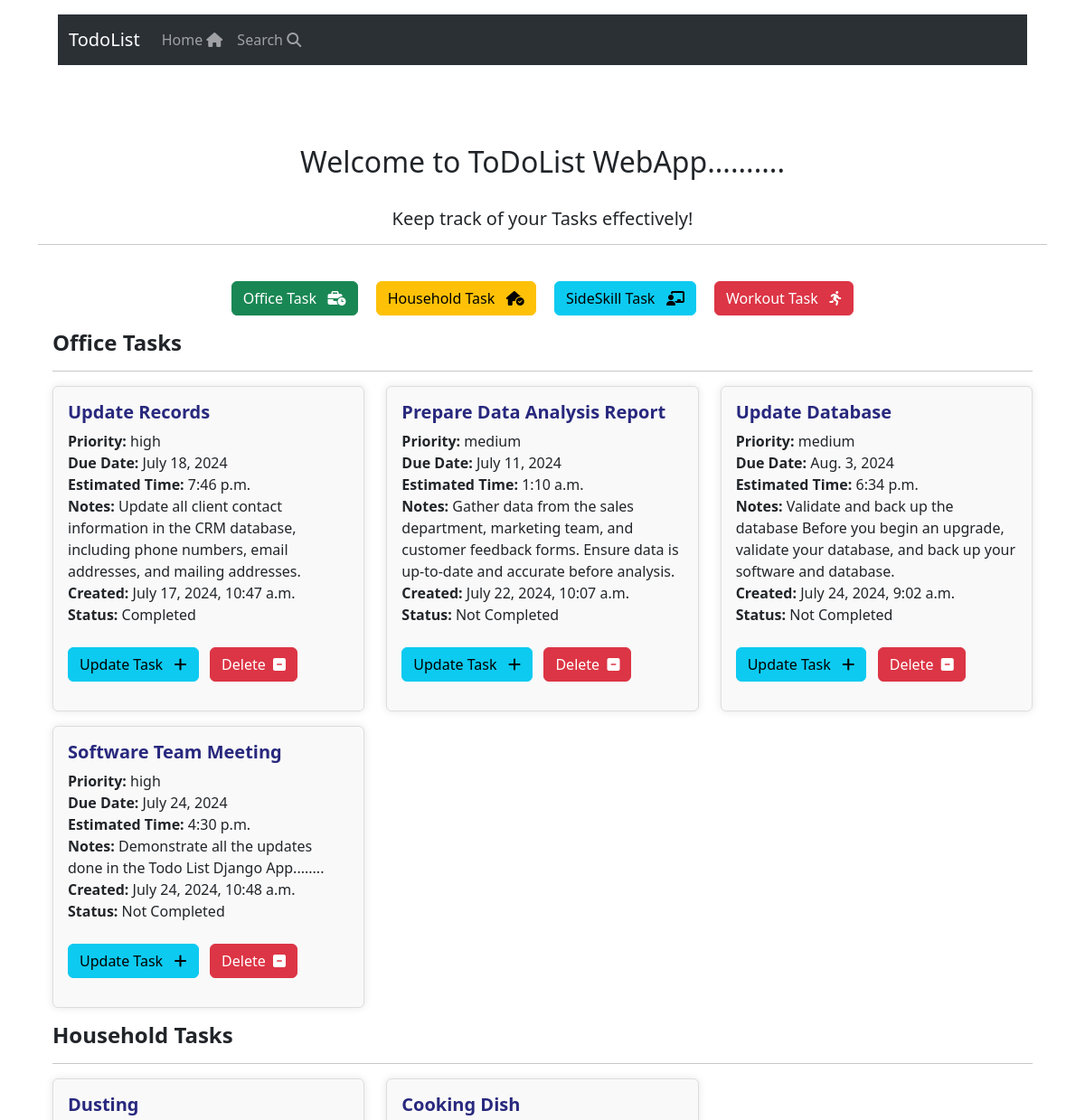
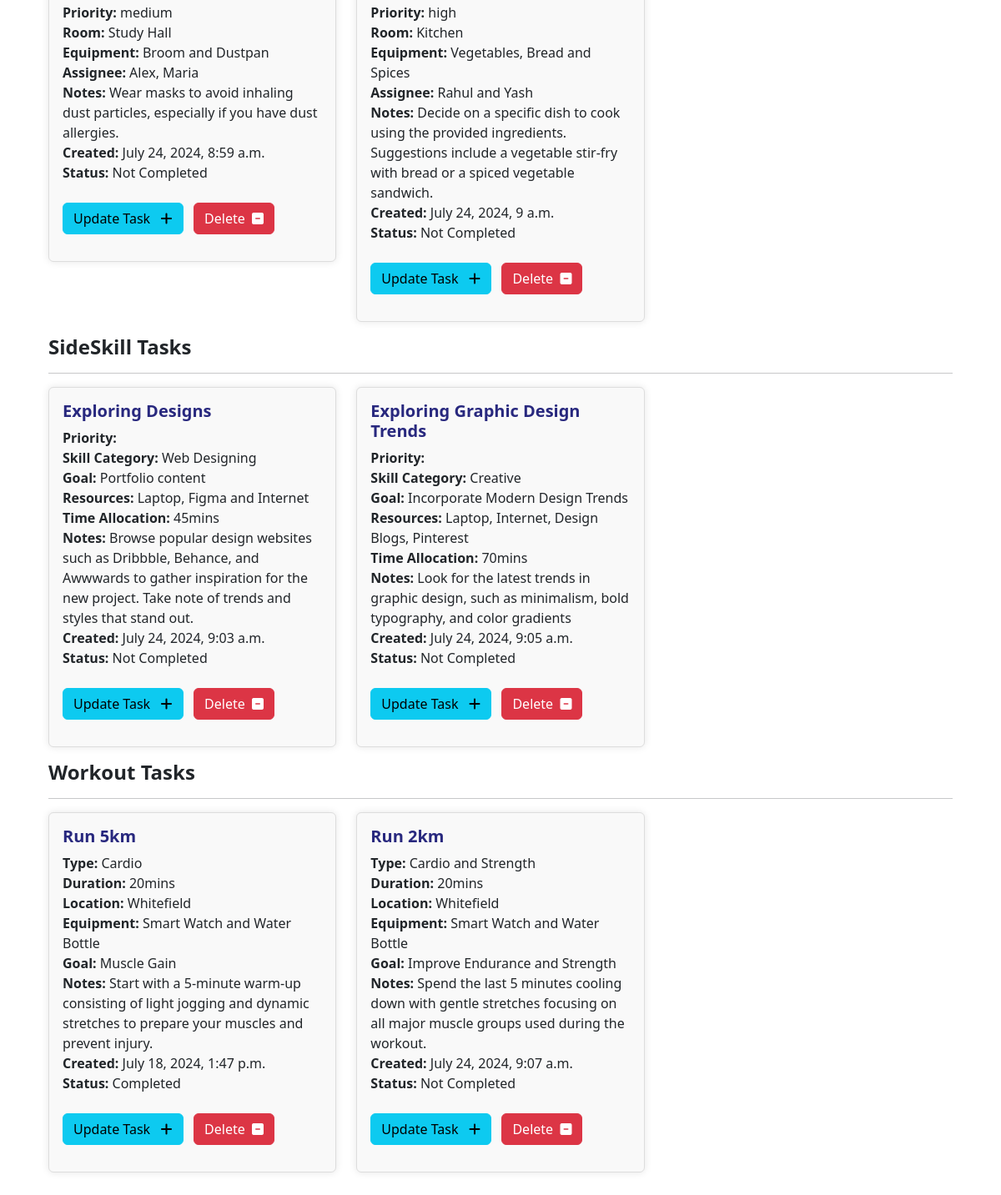
The page / on the database its author committed (2 pictures, top to bottom).
### tasks/models.py (models this page shows, shortened)
class OfficeTask(models.Model):
    taskname = models.CharField(max_length=200)
    priority= models.CharField(max_length=10)
    duedate= models.DateField()
    estimatedtime= models.TimeField()
    notes= models.CharField(max_length=800)
    completed= models.BooleanField(default=False)
    created= models.DateTimeField(auto_now_add=True)

class HouseholdTask(models.Model):
    taskname = models.CharField(max_length=200)
    priority= models.CharField(max_length=50)
    room= models.CharField(max_length=80)
    equipment= models.CharField(max_length=550)
    assignee= models.CharField(max_length=300)
    notes= models.CharField(max_length=800)
    completed= models.BooleanField(default=False)
    created= models.DateTimeField(auto_now_add=True)

class SideskillsTask(models.Model):
    taskname = models.CharField(max_length=200)
    skillcategory= models.CharField(max_length=100)
    goal= models.CharField(max_length=100)
    resources= models.CharField(max_length=500)
    timeallocation= models.CharField(max_length=200)
    notes= models.CharField(max_length=800)
    completed= models.BooleanField(default=False)
    created= models.DateTimeField(auto_now_add=True)

class WorkoutTask(models.Model):
    taskname = models.CharField(max_length=200)
    type= models.CharField(max_length=80)
    duration= models.CharField(max_length=90)
    location= models.CharField(max_length=200)
    equipment= models.CharField(max_length=550)
    goal= models.CharField(max_length=100)
    notes= models.CharField(max_length=800)
    completed= models.BooleanField(default=False)
    created= models.DateTimeField(auto_now_add=True)

### tasks/views.py (the view)
# urls.py: path('', views.index, name="index"),
def index(request):
    office_tasks= OfficeTask.objects.all()
    workout_tasks= WorkoutTask.objects.all()
    sideskills_tasks= SideskillsTask.objects.all()
    household_tasks=HouseholdTask.objects.all()
    context = {
        'office_tasks': office_tasks,
        'workout_tasks': workout_tasks,
        'sideskills_tasks': sideskills_tasks,
        'household_tasks': household_tasks,
        'task_type_office': 'office',
        'task_type_workout': 'workout',
        'task_type_sideskills': 'sideskills',
        'task_type_household': 'household',
    }
    return render(request, "index.html", context)

### tasks/templates/index.html (shortened to what this page needs)
{% extends 'base.html' %}
{% block content %}
    <body>
        <br>
        <br>
        <div class="text-center">
            <h2> Welcome to ToDoList WebApp.......... </h2>
            <br>
            <h5> Keep track of your Tasks effectively! </h5>
            <hr>
            <br>
            <a class="btn btn-success mx-2" type="button" href="{% url 'create-task' %}?type=office">  Office Task &nbsp; <i class="fa-solid fa-business-time"></i> </a>
            <a class="btn btn-warning mx-2" type="button" href="{% url 'create-task' %}?type=household"> Household Task &nbsp; <i class="fa-solid fa-house-circle-check"></i> </a>
            <a class="btn btn-info mx-2" type="button" href="{% url 'create-task' %}?type=sideskills"> SideSkill Task &nbsp; <i class="fa-solid fa-chalkboard-user"></i> </a>
            <a class="btn btn-danger mx-2" type="button" href="{% url 'create-task' %}?type=workout"> Workout Task &nbsp; <i class="fa-solid fa-person-running"></i> </a>
        </div>
        <div class="container p-3">
                {% if office_tasks %}
                <h4><strong> Office Tasks </strong> </h4>
                <hr>
                <div class="row">
                    {% for task in office_tasks %}
                        <div class="col-md-4 mb-3">
                            <div class="card">
                                <div class="card-body">
                                    <h5 class="card-title">{{ task.taskname }}</h5>
                                    <p class="card-text">
                                        <b>Priority:</b> {{ task.priority }}<br>
                                        <b>Due Date:</b> {{ task.duedate }}<br>
                                        <b>Estimated Time:</b> {{ task.estimatedtime }}<br>
                                        <b>Notes:</b> {{ task.notes }}<br>
                                        <b>Created:</b> {{ task.created }}<br>
                                        <b>Status:</b> {% if task.completed %} Completed {% else %} Not Completed {% endif %}<br><br>
                                        <a href="{% url 'update-task' task.id task_type_office %}" class="btn btn-info"> Update Task &nbsp; <i class="fa fa-plus" aria-hidden="true"></i> </a>
                                            <button class="open-button btn btn-danger">Delete &nbsp;<i class="fa fa-minus-square" aria-hidden="true"></i></button>
                                    </p>
                                </div>
                            </div>
                        </div>
                    {% endfor %}
                </div>
            {% endif %}
                {% if household_tasks %}
                <h4><strong> Household Tasks </strong> </h4>
                <hr>
                <div class="row">
                    {% for task in household_tasks %}
                        <div class="col-md-4 mb-3">
                            <div class="card">
                                <div class="card-body">
                                    <h5 class="card-title">{{ task.taskname }}</h5>
                                    <p class="card-text">
                                        <b>Priority:</b> {{ task.priority }}<br>
                                        <b>Room:</b> {{ task.room }}<br>
                                        <b>Equipment:</b> {{ task.equipment }}<br>
                                        <b>Assignee:</b> {{ task.assignee }}<br>
                                        <b>Notes:</b> {{ task.notes }}<br>
                                        <b>Created:</b> {{ task.created }}<br>
                                        <b>Status:</b> {% if task.completed %} Completed {% else %} Not Completed {% endif %}<br><br>
                                        <a href="{% url 'update-task' task.id task_type_household %}" class="btn btn-info"> Update Task &nbsp; <i class="fa fa-plus" aria-hidden="true"></i> </a>
                                        <button class="open-button btn btn-danger">Delete &nbsp;<i class="fa fa-minus-square" aria-hidden="true"></i></button>
                                    </p>
                                </div>
                            </div>
                        </div>
                    {% endfor %}
                </div>
            {% endif %}
            {% if sideskills_tasks %}
            <h4><strong> SideSkill Tasks </strong> </h4>
            <hr>
                <div class="row">
                    {% for task in sideskills_tasks %}
                        <div class="col-md-4 mb-3">
                            <div class="card">
                                <div class="card-body">
                                    <h5 class="card-title">{{ task.taskname }}</h5>
                                    <p class="card-text">
                                        <b>Priority:</b> {{ task.priority }}<br>
                                        <b>Skill Category:</b> {{ task.skillcategory }}<br>
                                        <b>Goal:</b> {{ task.goal }}<br>
                                        <b>Resources:</b> {{ task.resources }}<br>
                                        <b>Time Allocation:</b> {{ task.timeallocation }}<br>
                                        <b>Notes:</b> {{ task.notes }}<br>
                                        <b>Created:</b> {{ task.created }}<br>
                                        <b>Status:</b> {% if task.completed %} Completed {% else %} Not Completed {% endif %}<br><br>
                                        <a href="{% url 'update-task' task.id task_type_sideskills %}" class="btn btn-info"> Update Task &nbsp; <i class="fa fa-plus" aria-hidden="true"></i> </a>
                                        <button class="open-button btn btn-danger">Delete &nbsp;<i class="fa fa-minus-square" aria-hidden="true"></i></button>
                                    </p>
                                </div>
                            </div>
                        </div>
                    {% endfor %}
                </div>
            {% endif %}
                {% if workout_tasks %}
                <h4><strong> Workout Tasks </strong> </h4>
                <hr>
                <div class="row">
                    {% for task in workout_tasks %}
                        <div class="col-md-4 mb-3">
                            <div class="card">
                                <div class="card-body">
                                    <h5 class="card-title">{{ task.taskname }}</h5>
                                    <p class="card-text">
                                        <b>Type:</b> {{ task.type }}<br>
                                        <b>Duration:</b> {{ task.duration }}<br>
                                        <b>Location:</b> {{ task.location }}<br>
                                        <b>Equipment:</b> {{ task.equipment }}<br>
                                        <b>Goal:</b> {{ task.goal }}<br>
                                        <b>Notes:</b> {{ task.notes }}<br>
                                        <b>Created:</b> {{ task.created }}<br>
                                        <b>Status:</b> {% if task.completed %} Completed {% else %} Not Completed {% endif %}<br><br>
                                        <a href="{% url 'update-task' task.id task_type_workout %}" class="btn btn-info"> Update Task &nbsp; <i class="fa fa-plus" aria-hidden="true"></i> </a>
                                        <button class="open-button btn btn-danger">Delete &nbsp;<i class="fa fa-minus-square" aria-hidden="true"></i></button>
                                    </p>
                                </div>
                            </div>
                        </div>
                    {% endfor %}
                </div>
            {% endif %}
        </div>
    </body>
{% endblock %}

### tasks/templates/base.html (shortened to what this page needs)
{% load static %}
<!DOCTYPE html>
<html>
<head>
    <link href="https://cdn.jsdelivr.net/npm/bootstrap@5.3.3/dist/css/bootstrap.min.css" rel="stylesheet">
    <link rel="stylesheet" type="text/css" href="{% static 'css/style.css' %}">
    <link rel="stylesheet" href="https://cdnjs.cloudflare.com/ajax/libs/font-awesome/6.1.1/css/all.min.css">
</head>
<body>
    {% include 'nav.html' %}
    <div class="container">
        <br>
       {% block content %}
       {% endblock %}
    </div>
    </body>
</html>

### tasks/templates/nav.html (shortened to what this page needs)
<div class="conatiner mx-5 p-3">
<nav class="navbar bg-dark navbar-expand-lg bg-body-tertiary sticky-top" data-bs-theme="dark">
    <div class="container-fluid">
      <a class="navbar-brand" href="{% url 'index' %}">TodoList</a>
      <div class="collapse navbar-collapse" id="navbarNavAltMarkup">
        <div class="navbar-nav">
          <a class="nav-link" aria-current="page" href="{% url 'index' %}"> Home <i class="fa fa-home" aria-hidden="true"></i></a>
          <a class="nav-link"  href="{% url 'search-task' %}"> Search <i class="fa-solid fa-magnifying-glass"></i></a>
        </div>
      </div>
    </div>
  </nav>
</div>

### static/css/style.css (style rules this page uses)
.card { border: 1px solid #ddd; box-shadow: 0 0 10px rgba(0, 0, 0, 0.1); background-color: #f9f9f9; }
.card-title { color: rgb(40, 40, 126); font-size: 20px; font-weight: bolder; }

### rows shown on the page
OfficeTask: taskname "Update Records", priority "high", duedate "July 18, 2024", estimatedtime "7:46 p.m.", notes "Update all client contact information in the CRM database, including phone numbers, email addresses, and mailing addresses.", created "July 17, 2024, 10:47 a.m.", completed "Completed"
OfficeTask: taskname "Prepare Data Analysis Report", priority "medium", duedate "July 11, 2024", estimatedtime "1:10 a.m.", notes "Gather data from the sales department, marketing team, and customer feedback forms. Ensure data is up-to-date and accurate before analysis.", created "July 22, 2024, 10:07 a.m.", completed "Not Completed"
OfficeTask: taskname "Update Database", priority "medium", duedate "Aug. 3, 2024", estimatedtime "6:34 p.m.", notes "Validate and back up the database Before you begin an upgrade, validate your database, and back up your software and database.", created "July 24, 2024, 9:02 a.m.", completed "Not Completed"
OfficeTask: taskname "Software Team Meeting", priority "high", duedate "July 24, 2024", estimatedtime "4:30 p.m.", notes "Demonstrate all the updates done in the Todo List Django App........", created "July 24, 2024, 10:48 a.m.", completed "Not Completed"
HouseholdTask: taskname "Dusting", priority "medium", room "Study Hall", equipment "Broom and Dustpan", assignee "Alex, Maria", notes "Wear masks to avoid inhaling dust particles, especially if you have dust allergies.", created "July 24, 2024, 8:59 a.m.", completed "Not Completed"
HouseholdTask: taskname "Cooking Dish", priority "high", room "Kitchen", equipment "Vegetables, Bread and Spices", assignee "Rahul and Yash", notes "Decide on a specific dish to cook using the provided ingredients. Suggestions include a vegetable stir-fry with bread or a spiced vegetable sandwich.", created "July 24, 2024, 9 a.m.", completed "Not Completed"
SideskillsTask: taskname "Exploring Designs", skillcategory "Web Designing", goal "Portfolio content", resources "Laptop, Figma and Internet", timeallocation "45mins", notes "Browse popular design websites such as Dribbble, Behance, and Awwwards to gather inspiration for the new project. Take note of trends and styles that stand out.", created "July 24, 2024, 9:03 a.m.", completed "Not Completed"
SideskillsTask: taskname "Exploring Graphic Design Trends", skillcategory "Creative", goal "Incorporate Modern Design Trends", resources "Laptop, Internet, Design Blogs, Pinterest", timeallocation "70mins", notes "Look for the latest trends in graphic design, such as minimalism, bold typography, and color gradients", created "July 24, 2024, 9:05 a.m.", completed "Not Completed"
WorkoutTask: taskname "Run 5km", type "Cardio", duration "20mins", location "Whitefield", equipment "Smart Watch and Water Bottle", goal "Muscle Gain", notes "Start with a 5-minute warm-up consisting of light jogging and dynamic stretches to prepare your muscles and prevent injury.", created "July 18, 2024, 1:47 p.m.", completed "Completed"
WorkoutTask: taskname "Run 2km", type "Cardio and Strength", duration "20mins", location "Whitefield", equipment "Smart Watch and Water Bottle", goal "Improve Endurance and Strength", notes "Spend the last 5 minutes cooling down with gentle stretches focusing on all major muscle groups used during the workout.", created "July 24, 2024, 9:07 a.m.", completed "Not Completed"
